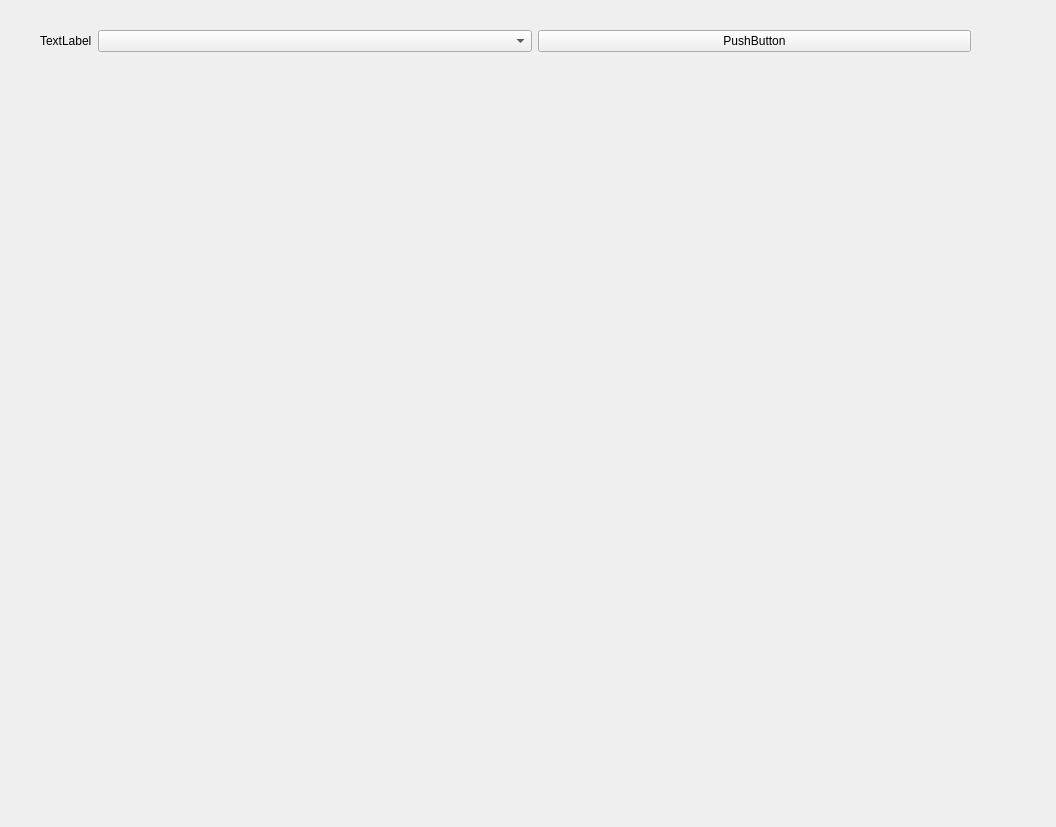
<?xml version="1.0" encoding="UTF-8"?>
<ui version="4.0">
 <class>Panel1</class>
 <widget class="QWidget" name="Panel1">
  <property name="geometry">
   <rect>
    <x>0</x>
    <y>0</y>
    <width>1056</width>
    <height>827</height>
   </rect>
  </property>
  <property name="windowTitle">
   <string>Form</string>
  </property>
  <widget class="QWidget" name="">
   <property name="geometry">
    <rect>
     <x>40</x>
     <y>30</y>
     <width>951</width>
     <height>761</height>
    </rect>
   </property>
   <layout class="QVBoxLayout" name="verticalLayout_2">
    <item>
     <layout class="QHBoxLayout" name="horizontalLayout">
      <item>
       <widget class="QLabel" name="label">
        <property name="sizePolicy">
         <sizepolicy hsizetype="Fixed" vsizetype="Preferred">
          <horstretch>0</horstretch>
          <verstretch>0</verstretch>
         </sizepolicy>
        </property>
        <property name="text">
         <string>TextLabel</string>
        </property>
       </widget>
      </item>
      <item>
       <widget class="QComboBox" name="comboBox"/>
      </item>
      <item>
       <widget class="QPushButton" name="pushButton">
        <property name="text">
         <string>PushButton</string>
        </property>
       </widget>
      </item>
      <item>
       <spacer name="horizontalSpacer">
        <property name="orientation">
         <enum>Qt::Horizontal</enum>
        </property>
        <property name="sizeType">
         <enum>QSizePolicy::Minimum</enum>
        </property>
        <property name="sizeHint" stdset="0">
         <size>
          <width>20</width>
          <height>20</height>
         </size>
        </property>
       </spacer>
      </item>
     </layout>
    </item>
    <item>
     <layout class="QGridLayout" name="gridLayout_2">
      <item row="0" column="0">
       <spacer name="verticalSpacer">
        <property name="orientation">
         <enum>Qt::Vertical</enum>
        </property>
        <property name="sizeHint" stdset="0">
         <size>
          <width>20</width>
          <height>40</height>
         </size>
        </property>
       </spacer>
      </item>
     </layout>
    </item>
   </layout>
  </widget>
 </widget>
 <resources/>
 <connections/>
</ui>
